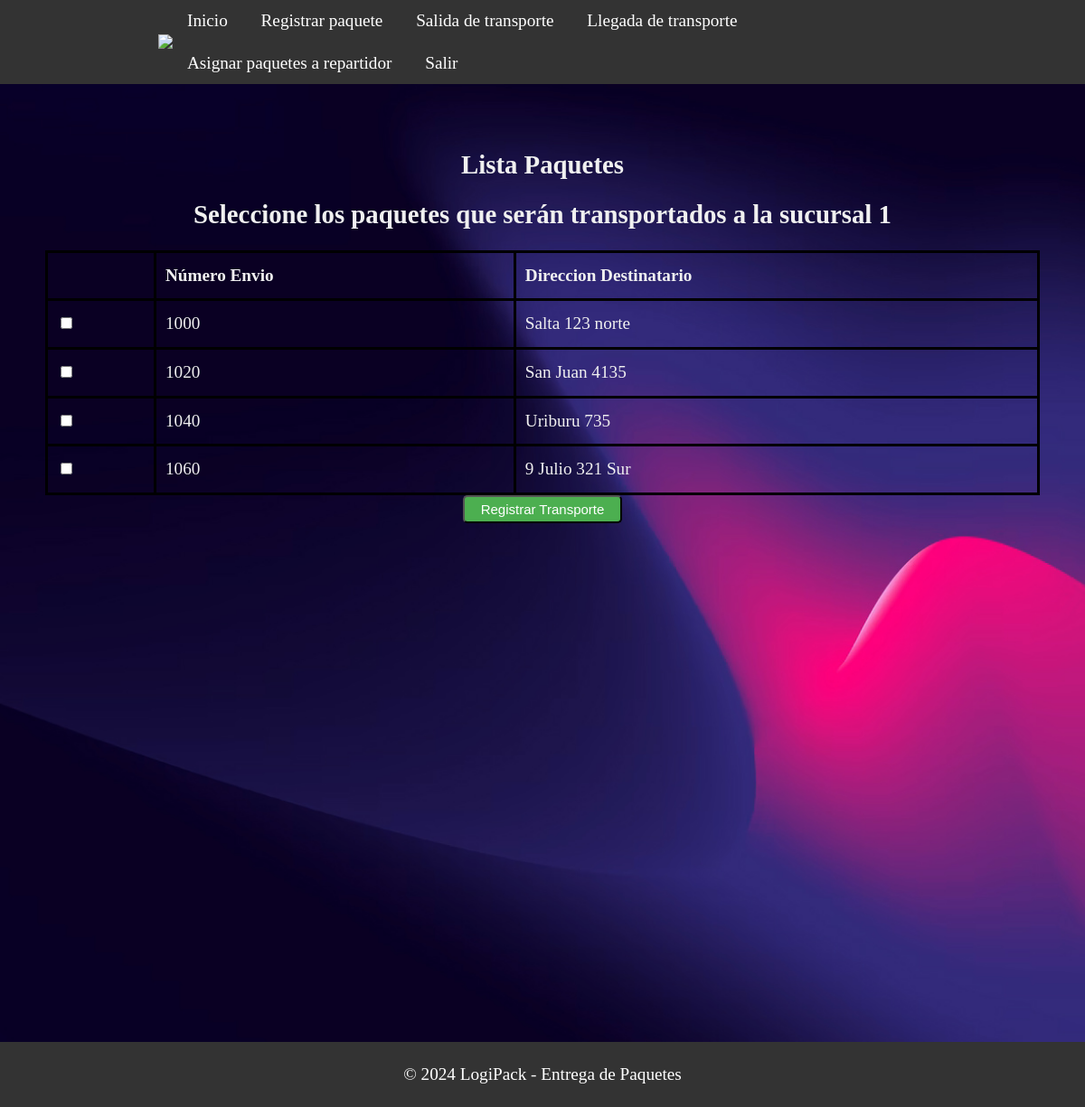
/seleccionar_paquetes/1, run on an earlier commit of the app's database.
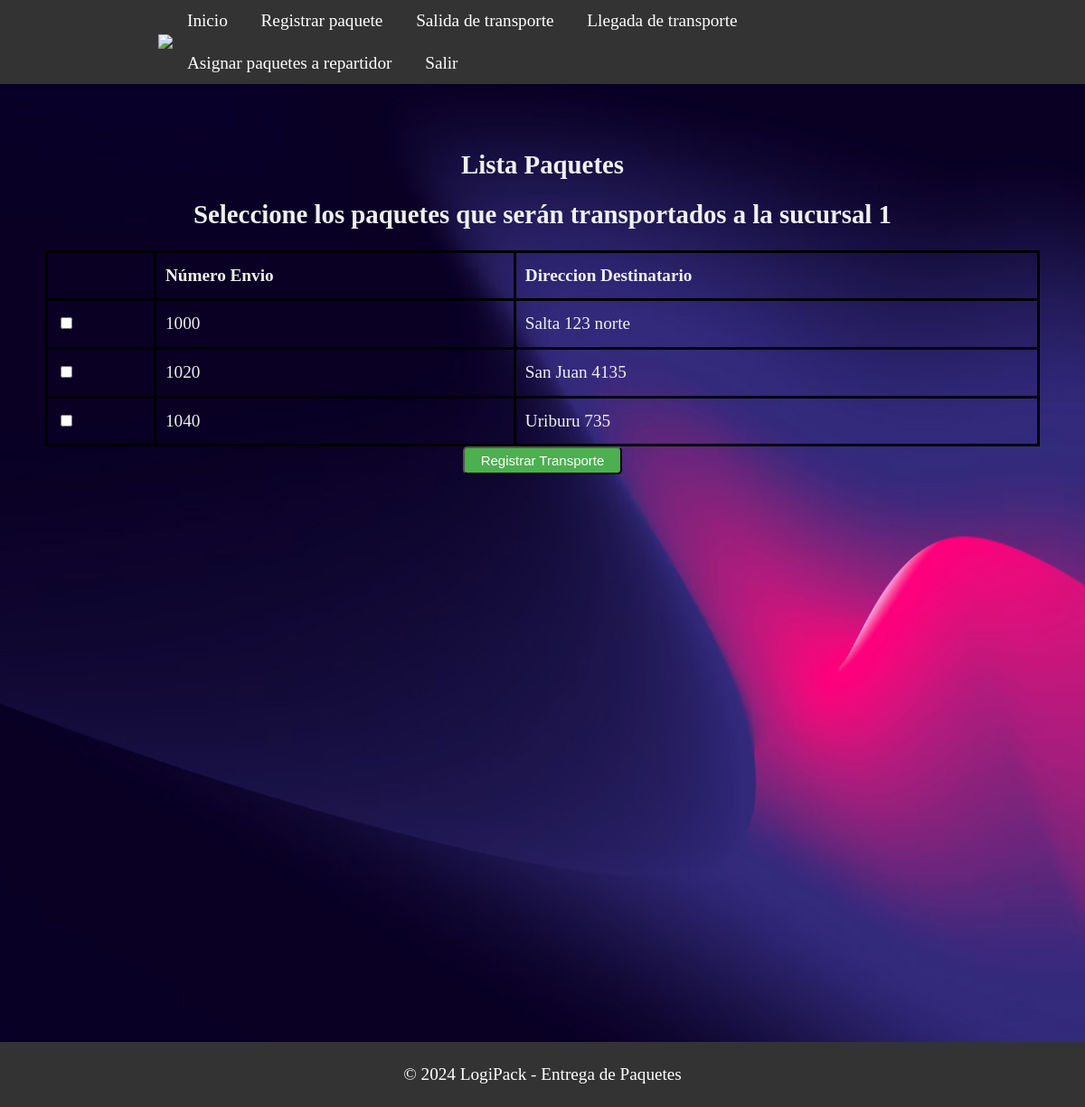
And on a later commit of the database.
### models.py (models this page shows)
class Paquete(db.Model):
    __tablename__ = 'paquete'
    id = db.Column(db.Integer,primary_key=True)
    numeroenvio = db.Column(db.String(20),unique=True,nullable=False)
    peso = db.Column(db.String(80),nullable=False)
    nomdestinatario = db.Column(db.String(80),nullable=False)
    dirdestinatario = db.Column(db.String(80),nullable=False)
    entregado =  db.Column(db.String(80),nullable=False)
    observaciones =  db.Column(db.String(80),nullable=False)
    idsucursal= db.Column(db.Integer,db.ForeignKey('sucursal.id'))
    idtransporte= db.Column(db.Integer,db.ForeignKey('transporte.id'))
    idrepartidor= db.Column(db.Integer,db.ForeignKey('repartidor.id'))

### app.py (the view)
@app.route('/seleccionar_paquetes/<int:sucursal_id>')
def seleccionar_paquetes(sucursal_id):
    paquetes = Paquete.query.filter_by(entregado=False, idrepartidor=0).all() #Busca los paquetes que no fueron entregados o que no tiene repartidores asignados
    return render_template('despachanteListaPaquetes.html', paquetes=paquetes, sucursal_id=sucursal_id)

### templates/despachanteListaPaquetes.html (shortened to what this page needs)
<!DOCTYPE html>
<html>
<head>
    <link rel="stylesheet" type="text/css" href="{{ url_for('static', filename='css/style_sucursales.css') }}">
</head>
<body>
<header class="header">
    <div class="container logo-container">
        <a href="#" class="logo"><img src="{{ url_for('static', filename='img/logo.jpg') }}"></a>
        <nav class="menu">
            <ul>
                <li><a href="{{ url_for('saludo') }}">Inicio</a></li>
                <li><a href="{{ url_for('despachante_registrar_paquete',sucursal_id=sucursal_id) }}">Registrar paquete</a></li>
                <li><a href="{{ url_for('salidaTransporte',sucursal_id=sucursal_id) }}">Salida de transporte</a></li>
                <li><a href="{{ url_for('seleccionar_transporte', sucursal_id=sucursal_id) }}">Llegada de transporte</a></li>
                <li><a href="#">Asignar paquetes a repartidor</a></li>
                <li><a href="{{ url_for('sucursales') }}">Salir</a></li>
            </ul>
        </nav>
    </div>
</header>
<section class="section-principal">
    <div class="containerSucursal">
        {% if paquetes %}
            <h1>Lista Paquetes</h1>
            <h2>Seleccione los paquetes que serán transportados a la sucursal  {{sucursal_id}}</h2>
            <form action="{{ url_for('registrar_paquete_transporte') }}" method="POST">
                <table>
                    <thead>
                        <tr>
                            <th></th>
                            <th>Número Envio</th>
                            <th>Direccion Destinatario</th>
                        </tr>
                    </thead>
                    <tbody>
                        {% for paquete in paquetes %}
                            <tr>
                                <td>
                                    <input type="checkbox" name="paquetes" value="{{ paquete.numeroenvio }}">
                                </td>
                                <td>{{ paquete.numeroenvio }}</td>
                                <td>{{ paquete.dirdestinatario }}</td>
                            </tr>
                        {% endfor %}
                    </tbody>
                </table>
                <button type="submit" class="sesion">Registrar Transporte</button>
            </form>
        {% else %}
            <h1>No hay paquetes sin entregar!!</h1>
            <a class="sesion" href="{{ url_for('principalDespachante',sucursal_id=sucursal_id) }}">Volver al Menu</a>
            <a class= "sesion" href="{{ url_for('despachante_registrar_paquete',sucursal_id=sucursal_id) }}">Registrar Nuevos Paquetes</a>
        {% endif %}
    </div>
</section>
<footer>
    <div class="container">
        <p>&copy; 2024 LogiPack - Entrega de Paquetes</p>
    </div>
</footer>
</body>
</html>

### static/css/style_sucursales.css (style rules this page uses)
body { width: 100%; font-family: georgia,times,serif; color: #333; background-image: url('hero-bg.jpg'); background-size: cover; font-size: 1.2rem; line-height: 1.6em; margin: 0; }
.header { background:#333; color:white; }
.header a { color:white; text-decoration:none; }
.menu ul { margin: 0; padding: 0; list-style: none; }
.menu ul li { display: inline-block; }
.menu ul li a { display: block; padding: 0.5rem 1rem; transition: all 0.4s linear; border-radius: 5px; }
.logo { letter-spacing: 15px; font-size:1.3em; }
.logo img { width: 2.2em; }
.logo-container { display: flex; justify-content: space-between; align-items: center; }
.container { max-width: 850px; margin: 0 auto; }
.sesion { display: inline-block; background-color: #4CAF50; color: #fff; padding: 5px 18px; text-decoration: none; font-size: 15px; border-radius: 5px; transition: background-color 0.3s ease; }
table { width: 100%; border-collapse: collapse; }
table, th, td { border: 3px solid black; }
th, td { padding: 10px; text-align: left; }
.section-principal { height: 120vh; padding: 50px; background:tomato; color:rgb(240,240,240); text-align: center; background-image: url('hero-bg.jpg'); background-size: cover; }
footer { background-color: #333; color: #fff; text-align: center; padding: 1px; }

What changed in the data, as far as the page shows it:
removed Paquete: numeroenvio "1060", dirdestinatario "9 Julio 321 Sur"
